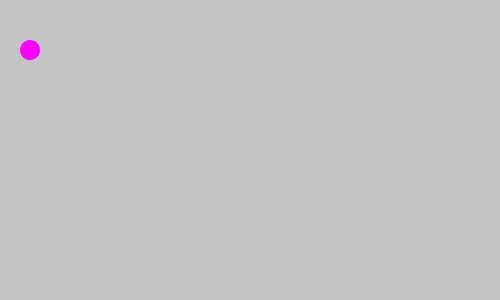
Frame 1 (no input)
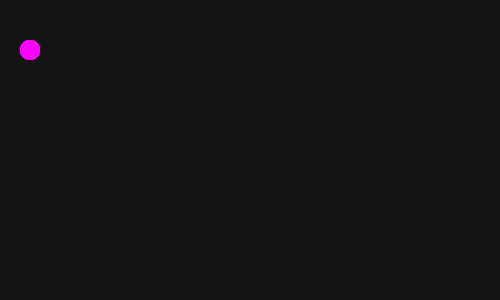
Frame 60 (the mouse pressed at the canvas centre just before this capture)
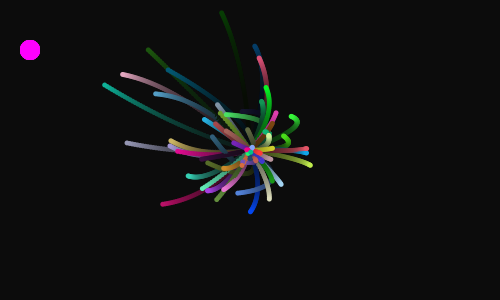
Frame 120 (the mouse held since frame 60 and released just before this capture)

The Processing sketch that drew these frames (run headless with seeded random() and noise(); from frame 60 on, the mouse is pressed at the canvas centre):

// Processing sketch: Bezier
// ── Bezier.pde
final float frame = 180.0f;
final float ePosX = 30, ePosY = 50;

ArrayList BallList;

void setup()
{
  size(500, 300);
  smooth();
  BallList = new ArrayList();
}
 
void draw()
{
  noStroke();
  fill(0, 0, 0, 10);
  rect(0, 0, width, height);

  fill(255, 0, 255, 255);
  ellipse(ePosX, ePosY, 20, 20);

  if (mousePressed)
  {
    BallList.add(new CBall(mouseX, mouseY, random(-200, 200), random(-200, 200), random(-200, 200), random(-200, 200)));
  }
  for(int i = 0; i < BallList.size(); i++)
  {
    CBall ball = (CBall) BallList.get(i);
    ball.Update();
    ball.Draw();
    if (ball.GetisDelete())
    {
      BallList.remove(i);
    }
  }
}
  
class CBall
{
  CBall (float posX, float posY, float con1X, float con1Y, float con2X, float con2Y)
  {
    this.posX = posX;
    this.posY = posY;
    this.con1X = this.posX + con1X;
    this.con1Y = this.posY + con1Y;
    this.con2X = ePosX + con2X;
    this.con2Y = ePosY + con2Y;
    colorRGB = color(random(255), random(255), random(255), 255);
  }
  void Update()
  {
    counter++;
    Bezier(counter);
    if(counter > delete)
    {
      isDelete = true;
    }
  }
  void Draw()
  {
    fill(colorRGB);
    ellipse(x, y, 5, 5);
  }
  void Bezier(int count)
  {
    float t = (float)count / frame;
    x = (1 - t) * (1 - t) * (1 - t) * posX;
    y = (1 - t) * (1 - t) * (1 - t) * posY;
    x += 3 * (1 - t) * (1 - t) * t * con1X;
    y += 3 * (1 - t) * (1 - t) * t * con1Y;
    x += 3 * (1 - t) * t * t * con2X;
    y += 3 * (1 - t) * t * t * con2Y;
    x += t * t * t * ePosX;
    y += t * t * t * ePosY;
  }
  public boolean GetisDelete(){ return isDelete; }
  private boolean isDelete = false;
  private int counter = 0;
  private float posX, posY;
  private float velocityX, velocityY;
  private float x, y;
  private float con1X, con1Y, con2X, con2Y;
  private color colorRGB;
  private final int delete = (int)frame;
}
